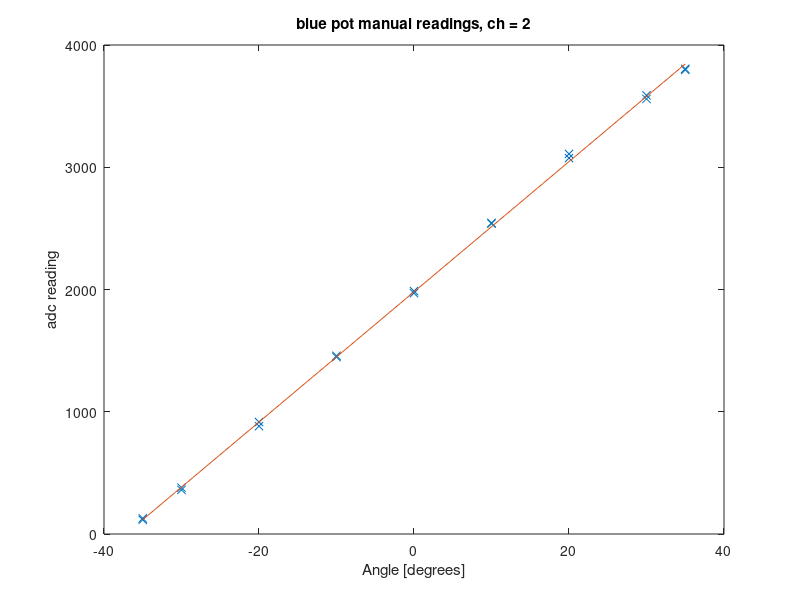

Write MATLAB code to recreate this figure.
%% Blue
% log_name = "log_347_2021-3-31-16-09-42";
% topic = "adc_report";
% directory = "/home/murray/OneDrive/Masters/QGroundControl/Logs/HoneyBee/2021-03-29_calibrate_pot_blue";
% filename = strcat(directory, "/", log_name, "_", topic, "_0", ".csv");
% csv_matrix = readmatrix(filename);
% 
% timestamp = csv_matrix(:,1).*1e-6; % in seconds
% raw_data = csv_matrix(:,3:14);
% 
% close all;
% channels = [4,10]; % Channel 10 = 3.3V, Channel 4 = 6.6V
% for i = channels
%     figure(i+1);
%     plot(timestamp, raw_data(:,i+1)) % +1 to convert channel ID to MATLAB index
% end

% Manual measurements
% Take stick to angle on protractor
% send command on MAVlink console: listener adc_report -n 3
% channel 10
% pot range = -35 to 35 degrees
manual_input = [... % [angle degrees, adc 10, adc 11] 
    55, 116, 68;    
    60, 361, 216;
    70, 916, 555;
    80, 1458, 890;
    90, 1987, 1281;
    100, 2545, 1741;
    110, 3075, 2160;
    120, 3588, 2570;
    125, 3796, 2725;
    55, 128, 76;
    60, 379, 228;
    70, 882, 526;
    80, 1447, 868;
    90, 1970, 1235;
    100, 2539, 1689;
    110, 3109, 2131;
    120, 3559, 2534;
    125, 3805, 2716];

manual_input(:,1) = manual_input(:,1) - 90; % Convert to 0 deg = down

ch = 2; % ch = 2 has least noise. choose which 3.3V report channel. 2 = ch 10, 3 = ch 11

adc_line_fit = polyfit(manual_input(:,ch), manual_input(:,1), 1); % line fit for adc2angle
adc2angle = @(adc) polyval(adc_line_fit, adc); % Convert green adc value to angle [degrees]
adc2angle(1957)

angle_line_fit = polyfit(manual_input(:,1), manual_input(:,ch), 1); % line fit for angle2adc
angle2adc = @(angle) polyval(angle_line_fit, angle); % Convert green adc value to angle [degrees]

% Plot range
figure
plot(manual_input(:,1), manual_input(:,ch), 'x')
hold on
x_range = linspace(min(manual_input(:,1)), max(manual_input(:,1)), 100);
plot(x_range, angle2adc(x_range))
title(['blue pot manual readings, ch = ', num2str(ch)])
ylabel('adc reading')
xlabel('Angle [degrees]')
